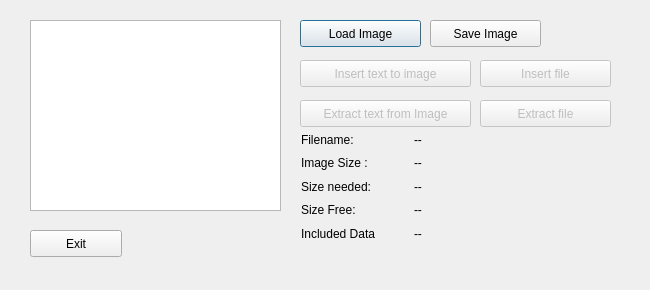
<?xml version="1.0" encoding="UTF-8"?>
<ui version="4.0">
 <class>MainDlg</class>
 <widget class="QDialog" name="MainDlg">
  <property name="geometry">
   <rect>
    <x>0</x>
    <y>0</y>
    <width>650</width>
    <height>290</height>
   </rect>
  </property>
  <property name="minimumSize">
   <size>
    <width>650</width>
    <height>290</height>
   </size>
  </property>
  <property name="maximumSize">
   <size>
    <width>650</width>
    <height>290</height>
   </size>
  </property>
  <property name="windowTitle">
   <string>Picture Data Inclusion</string>
  </property>
  <widget class="QPlainTextEdit" name="textEditBox">
   <property name="geometry">
    <rect>
     <x>30</x>
     <y>20</y>
     <width>251</width>
     <height>191</height>
    </rect>
   </property>
  </widget>
  <widget class="QPushButton" name="loadImageBtn">
   <property name="geometry">
    <rect>
     <x>300</x>
     <y>20</y>
     <width>121</width>
     <height>27</height>
    </rect>
   </property>
   <property name="text">
    <string>Load Image</string>
   </property>
  </widget>
  <widget class="QPushButton" name="insertTextBtn">
   <property name="enabled">
    <bool>false</bool>
   </property>
   <property name="geometry">
    <rect>
     <x>300</x>
     <y>60</y>
     <width>171</width>
     <height>27</height>
    </rect>
   </property>
   <property name="text">
    <string>Insert text to image</string>
   </property>
  </widget>
  <widget class="QPushButton" name="extractTextBtn">
   <property name="enabled">
    <bool>false</bool>
   </property>
   <property name="geometry">
    <rect>
     <x>300</x>
     <y>100</y>
     <width>171</width>
     <height>27</height>
    </rect>
   </property>
   <property name="text">
    <string>Extract text from Image</string>
   </property>
  </widget>
  <widget class="QPushButton" name="exitBtn">
   <property name="geometry">
    <rect>
     <x>30</x>
     <y>230</y>
     <width>92</width>
     <height>27</height>
    </rect>
   </property>
   <property name="text">
    <string>Exit</string>
   </property>
  </widget>
  <widget class="QPushButton" name="saveImageBtn">
   <property name="geometry">
    <rect>
     <x>430</x>
     <y>20</y>
     <width>111</width>
     <height>27</height>
    </rect>
   </property>
   <property name="text">
    <string>Save Image</string>
   </property>
  </widget>
  <widget class="QWidget" name="layoutWidget">
   <property name="geometry">
    <rect>
     <x>301</x>
     <y>131</y>
     <width>111</width>
     <height>111</height>
    </rect>
   </property>
   <layout class="QVBoxLayout" name="verticalLayout_2">
    <item>
     <widget class="QLabel" name="label">
      <property name="text">
       <string>Filename:</string>
      </property>
     </widget>
    </item>
    <item>
     <widget class="QLabel" name="label_2">
      <property name="text">
       <string>Image Size :</string>
      </property>
     </widget>
    </item>
    <item>
     <widget class="QLabel" name="label_3">
      <property name="text">
       <string>Size needed:</string>
      </property>
     </widget>
    </item>
    <item>
     <widget class="QLabel" name="label_4">
      <property name="text">
       <string>Size Free:</string>
      </property>
     </widget>
    </item>
    <item>
     <widget class="QLabel" name="label_5">
      <property name="text">
       <string>Included Data</string>
      </property>
     </widget>
    </item>
   </layout>
  </widget>
  <widget class="QWidget" name="layoutWidget">
   <property name="geometry">
    <rect>
     <x>414</x>
     <y>131</y>
     <width>201</width>
     <height>111</height>
    </rect>
   </property>
   <layout class="QVBoxLayout" name="verticalLayout">
    <property name="sizeConstraint">
     <enum>QLayout::SetMinimumSize</enum>
    </property>
    <item>
     <widget class="QLabel" name="fileNameLable">
      <property name="text">
       <string>--</string>
      </property>
     </widget>
    </item>
    <item>
     <widget class="QLabel" name="imageSizeLabel">
      <property name="text">
       <string>--</string>
      </property>
     </widget>
    </item>
    <item>
     <widget class="QLabel" name="sizeNeededLabel">
      <property name="text">
       <string>--</string>
      </property>
     </widget>
    </item>
    <item>
     <widget class="QLabel" name="sizeFreeLabel">
      <property name="text">
       <string>--</string>
      </property>
     </widget>
    </item>
    <item>
     <widget class="QLabel" name="includedData">
      <property name="text">
       <string>--</string>
      </property>
     </widget>
    </item>
   </layout>
  </widget>
  <widget class="QPushButton" name="insertFileBtn">
   <property name="enabled">
    <bool>false</bool>
   </property>
   <property name="geometry">
    <rect>
     <x>480</x>
     <y>60</y>
     <width>131</width>
     <height>27</height>
    </rect>
   </property>
   <property name="text">
    <string>Insert file</string>
   </property>
  </widget>
  <widget class="QPushButton" name="extractFileBtn">
   <property name="enabled">
    <bool>false</bool>
   </property>
   <property name="geometry">
    <rect>
     <x>480</x>
     <y>100</y>
     <width>131</width>
     <height>27</height>
    </rect>
   </property>
   <property name="text">
    <string>Extract file</string>
   </property>
  </widget>
 </widget>
 <resources/>
 <connections>
  <connection>
   <sender>exitBtn</sender>
   <signal>clicked()</signal>
   <receiver>MainDlg</receiver>
   <slot>close()</slot>
   <hints>
    <hint type="sourcelabel">
     <x>75</x>
     <y>243</y>
    </hint>
    <hint type="destinationlabel">
     <x>284</x>
     <y>144</y>
    </hint>
   </hints>
  </connection>
 </connections>
</ui>
